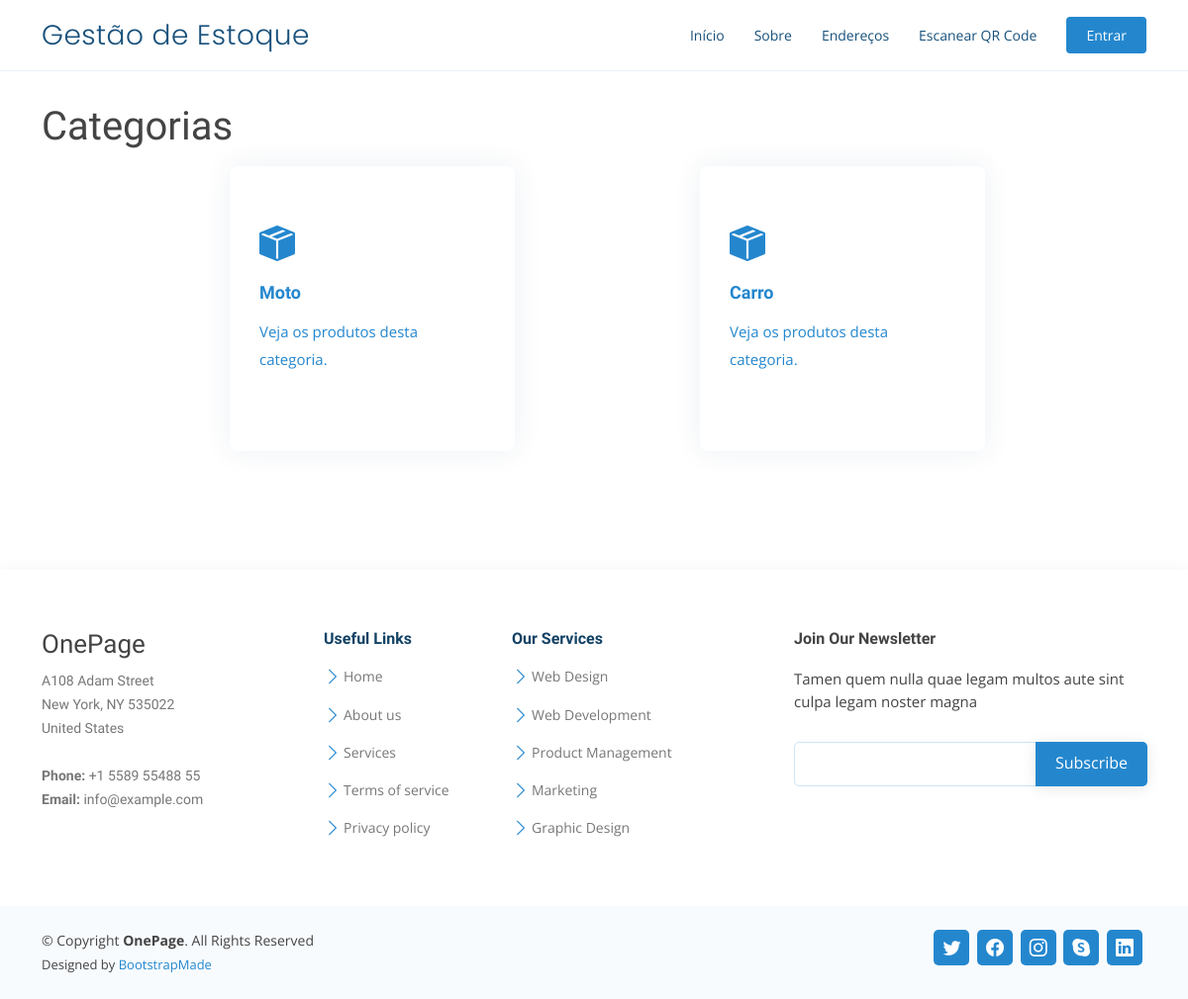
Before: /categorias/ with the older database file.
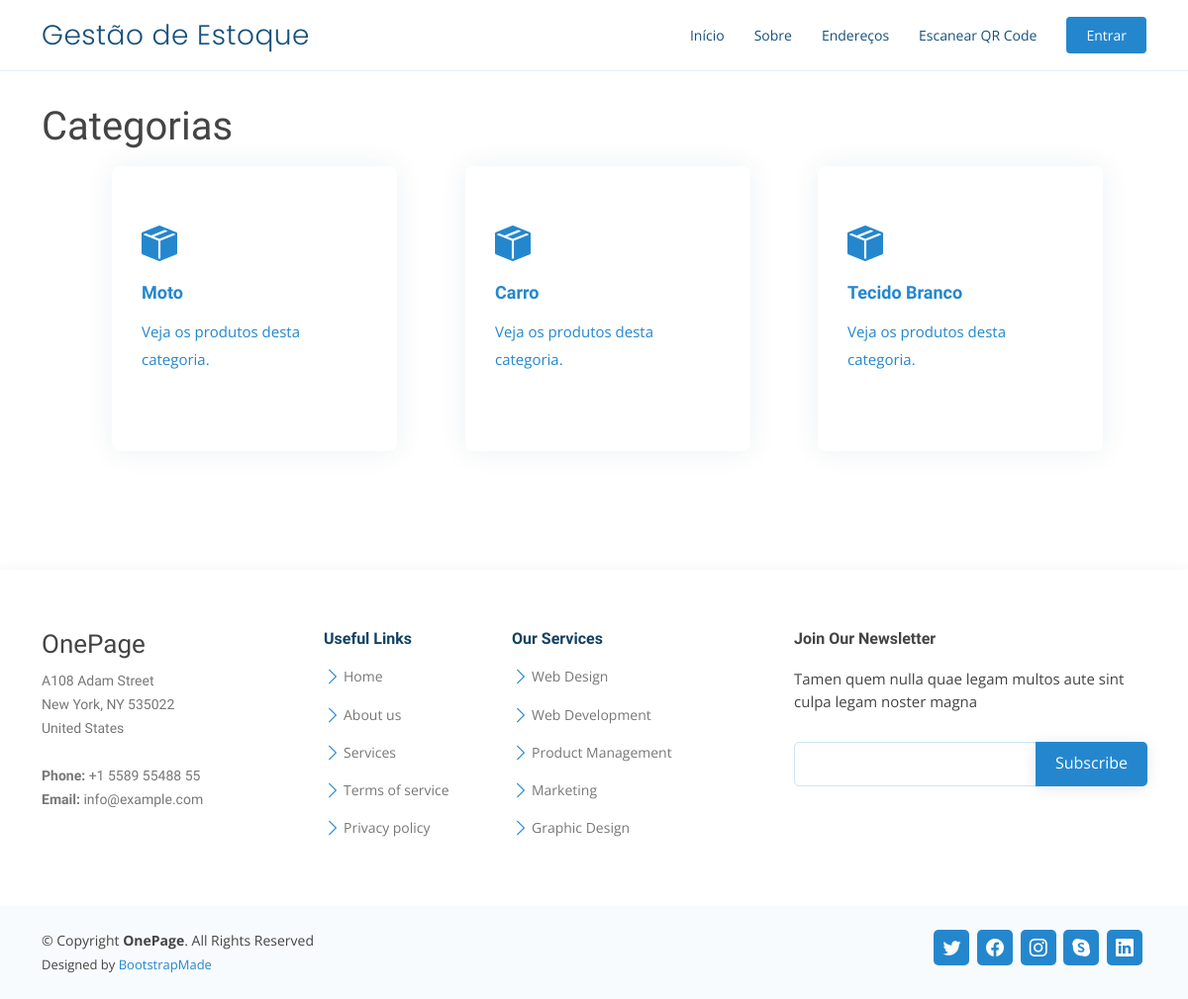
After: the same page with the newer database file.
### inventory_management/models.py (models this page shows, shortened)
class Category(models.Model):
    id = models.UUIDField(primary_key=True, default=uuid.uuid4, editable=False)
    name = models.CharField("Nome da Categoria", max_length=100)
    slug = models.SlugField("Slug", max_length=100, blank=True, null=True, editable=False)
    class Meta:
        verbose_name_plural = "Categorias"
        verbose_name = "Categoria"

### inventory_management/views.py (the view)
# urls.py: path('categorias/', CategoryListView.as_view(), name='category_list'),
class CategoryListView(ListView):
    model = Category
    template_name = 'category_list.html'
    context_object_name = 'categories'

### inventory_management/templates/category_list.html
{% extends "base.html" %}
{% block content %}
<div class="row justify-content-center align-items-center g-2 py-3">
    <div class="col-12">
        <h1>Categorias</h1>
        <div class="row icon-boxes justify-content-evenly mt-3">
            {% for category in categories %}
            <div class="col-md-6 col-lg-3 d-flex align-items-stretch mb-5 mb-lg-0" data-aos="zoom-in"
                data-aos-delay="200">
                <a href="{% url 'inventory_management:category_items' category.slug %}"
                    class="d-flex align-items-stretch mb-5 mb-lg-0">
                    <div class="icon-box square-icon-box">
                        <div class="icon"><i class="bi bi-box-seam-fill"></i></div>
                        <h4 class="title">{{ category.name }}</h4>
                        <p class="description">Veja os produtos desta categoria.</p>
                    </div>
                </a>
            </div>
            {% empty %}
            <div class="alert alert-warning" role="alert">
                <strong>Opa!</strong> Nenhuma classe foi cadastrada ainda.
            </div>
            {% endfor %}
        </div>
    </div>
</div>
{% endblock %}

Changed rows visible on the page:
added Category: name "Tecido Branco"
